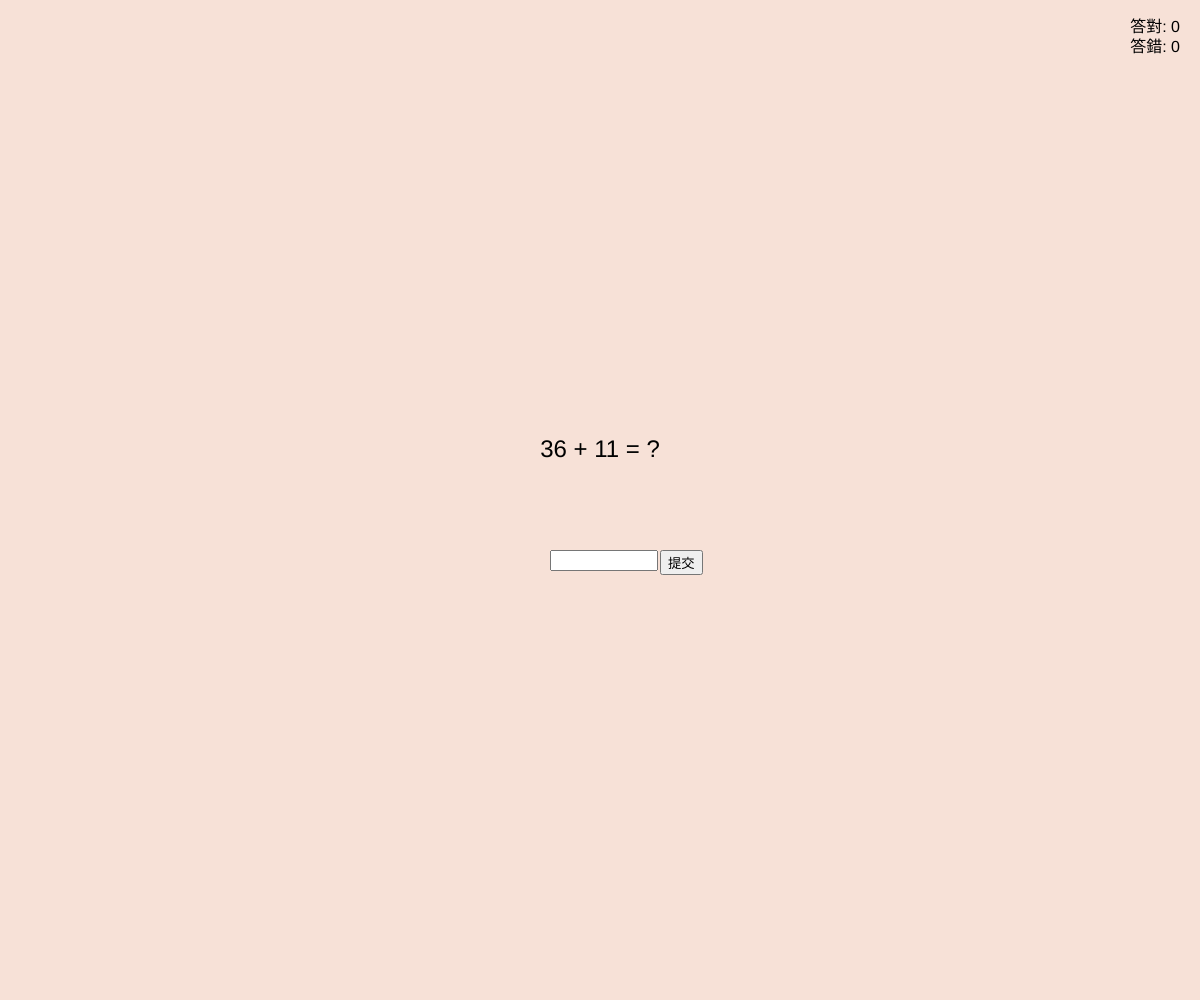
Frame 1 (no input)
Frame 60 (no input): identical to frame 1, image omitted
Frame 120 (the mouse pressed at the canvas centre since frame 60): identical to frame 1, image omitted

The p5.js sketch that drew this single still picture (run headless with seeded random() and noise() and a simulated clock; from frame 60 on, the mouse is pressed at the canvas centre):

// p5.js sketch
// ── sketch.js
let questions = [];
let currentQuestionIndex = 0;
let correctCount = 0;
let wrongCount = 0;
let inputBox;
let submitButton;
let choices = [];
let isMultipleChoice = false;
let feedbackText = ''; // 用于显示反馈文字
let feedbackTimer = 0; // 用于控制反馈文字显示时间

function setup() {
  createCanvas(windowWidth, windowHeight); // 画布充满整个视窗
  generateQuestions();
  setupQuestionUI();
}

function draw() {
  background('#f7e1d7'); // 背景颜色

  // 显示分数
  fill(0);
  textSize(16);
  textAlign(RIGHT, TOP);
  text(`答對: ${correctCount}`, width - 20, 20);
  text(`答錯: ${wrongCount}`, width - 20, 40);

  // 显示当前题目
  textSize(24);
  textAlign(CENTER, CENTER);
  text(questions[currentQuestionIndex].question, width / 2, height / 2 - 50);

  if (isMultipleChoice) {
    // 显示选择题选项
    for (let i = 0; i < choices.length; i++) {
      textAlign(LEFT, CENTER);
      text(`${i + 1}: ${choices[i]}`, width / 2 - 50, height / 2 + i * 30);
    }
  }

  // 显示反馈文字
  if (feedbackText) {
    fill(0, 150, 0); // 绿色文字
    textSize(20);
    textAlign(CENTER, CENTER);
    text(feedbackText, width / 2, height / 2 + 100);

    // 控制反馈文字显示时间
    if (millis() > feedbackTimer) {
      feedbackText = ''; // 清除反馈文字
      nextQuestion(); // 跳转到下一题
    }
  }
}

function generateQuestions() {
  for (let i = 0; i < 20; i++) {
    let num1 = floor(random(1, 50));
    let num2 = floor(random(1, 50));
    let isAddition = random() > 0.5;
    let questionText = `${num1} ${isAddition ? '+' : '-'} ${num2} = ?`;
    let answer = isAddition ? num1 + num2 : num1 - num2;

    // 随机决定是填空题还是选择题
    let isMCQ = random() > 0.5;
    let options = [];
    if (isMCQ) {
      options = generateChoices(answer);
    }

    questions.push({
      question: questionText,
      answer: answer,
      isMCQ: isMCQ,
      options: options,
    });
  }
}

function generateChoices(correctAnswer) {
  let choices = [correctAnswer];
  while (choices.length < 4) {
    let choice = floor(random(correctAnswer - 10, correctAnswer + 10));
    if (!choices.includes(choice)) {
      choices.push(choice);
    }
  }
  return shuffle(choices);
}

function setupQuestionUI() {
  inputBox = createInput();
  inputBox.position(width / 2 - 50, height / 2 + 50);
  inputBox.size(100);

  submitButton = createButton('提交');
  submitButton.position(inputBox.x + inputBox.width + 10, inputBox.y);
  submitButton.mousePressed(checkAnswer);

  updateQuestionUI();
}

function updateQuestionUI() {
  let currentQuestion = questions[currentQuestionIndex];
  isMultipleChoice = currentQuestion.isMCQ;

  if (isMultipleChoice) {
    inputBox.hide();
    submitButton.hide();
    choices = currentQuestion.options;
  } else {
    inputBox.show();
    submitButton.show();
    choices = [];
  }
}

function checkAnswer() {
  let userAnswer = inputBox.value();
  let correctAnswer = questions[currentQuestionIndex].answer;

  if (parseInt(userAnswer) === correctAnswer) {
    correctCount++;
    feedbackText = '恭喜答對！'; // 答对反馈
  } else {
    wrongCount++;
    feedbackText = `答錯！正確答案是: ${correctAnswer}`; // 答错反馈
  }

  feedbackTimer = millis() + 800; // 设置反馈文字显示时间为 0.8 秒
}

function mousePressed() {
  if (isMultipleChoice) {
    for (let i = 0; i < choices.length; i++) {
      let x = width / 2 - 50;
      let y = height / 2 + i * 30 - 10;
      if (mouseX > x && mouseX < x + 100 && mouseY > y && mouseY < y + 20) {
        if (choices[i] === questions[currentQuestionIndex].answer) {
          correctCount++;
          feedbackText = '恭喜答對！'; // 答对反馈
        } else {
          wrongCount++;
          feedbackText = `答錯！正確答案是: ${questions[currentQuestionIndex].answer}`; // 答错反馈
        }
        feedbackTimer = millis() + 800; // 设置反馈文字显示时间为 0.8 秒
        break;
      }
    }
  }
}

function nextQuestion() {
  currentQuestionIndex++;
  if (currentQuestionIndex >= questions.length) {
    currentQuestionIndex = 0; // 重新开始或结束测验
  }
  inputBox.value('');
  updateQuestionUI();
}

function windowResized() {
  resizeCanvas(windowWidth, windowHeight); // 窗口大小调整时重新设置画布大小
}
